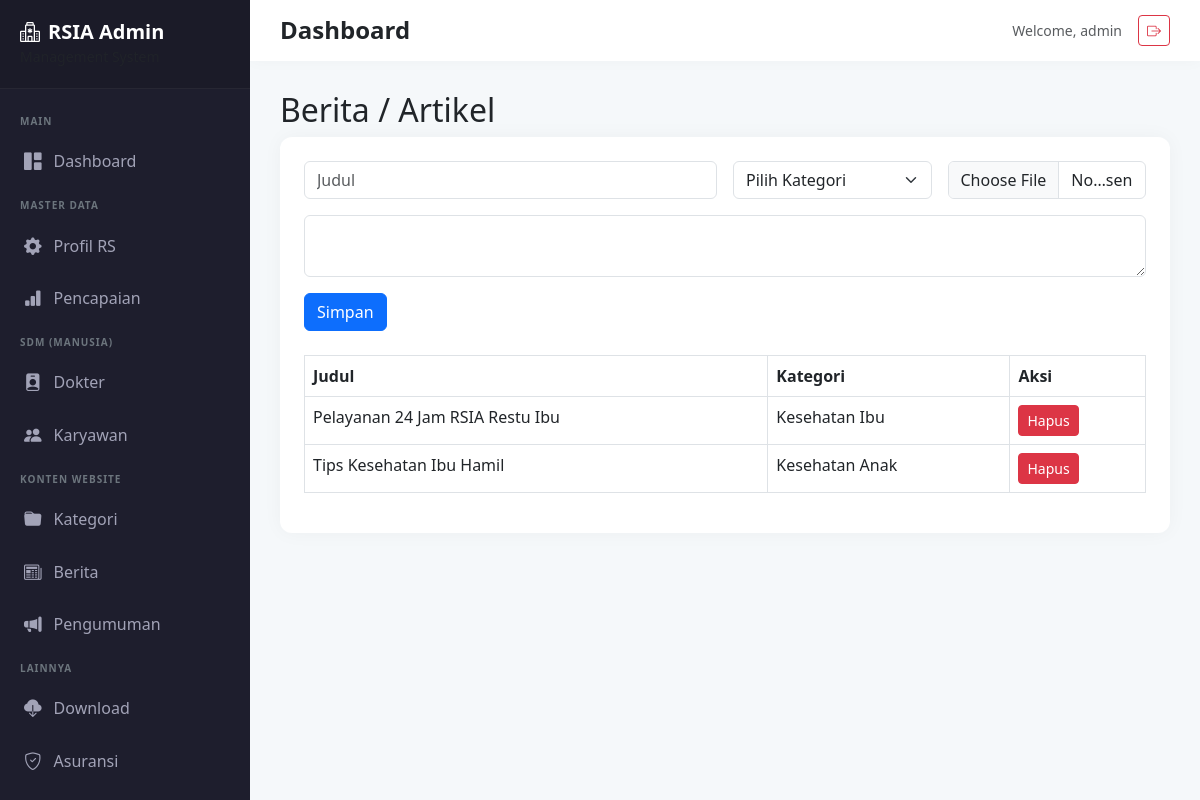
/admin/posts.php (signed in), run on the app's committed database.
### tables this page shows
CREATE TABLE `posts` (
  `id` int(11) NOT NULL,
  `title` varchar(255) NOT NULL,
  `slug` varchar(255) NOT NULL,
  `content` longtext DEFAULT NULL,
  `image` varchar(255) DEFAULT 'img/blog-1.jpg',
  `created_at` timestamp NOT NULL DEFAULT current_timestamp(),
  `category_id` int(11) DEFAULT NULL
);

CREATE TABLE `categories` (
  `id` int(11) NOT NULL,
  `name` varchar(100) NOT NULL,
  `slug` varchar(100) NOT NULL
);

### config/database.php (called while the page is built, shortened)
<?php
class Database {
    private $host = DB_HOST;
    private $dbname = DB_NAME;
    private $user = DB_USER;
    private $pass = DB_PASS;
    private $dbh;
    private $stmt;
    public function __construct() {
        $dsn = 'mysql:host=' . $this->host . ';dbname=' . $this->dbname;
        $options = [
            PDO::ATTR_PERSISTENT => true,
            PDO::ATTR_ERRMODE => PDO::ERRMODE_EXCEPTION
        ];
        try {
            $this->dbh = new PDO($dsn, $this->user, $this->pass, $options);
        } catch(PDOException $e) {
            die("Koneksi gagal: " . $e->getMessage());
        }
    }
    public function query($query) {
        $this->stmt = $this->dbh->prepare($query);
    }
    public function execute() {
        return $this->stmt->execute();
    }
    public function resultSet() {
        $this->execute();
        return $this->stmt->fetchAll(PDO::FETCH_ASSOC);
    }
}
?>

### admin/posts.php (the view, shortened to what this page needs)
<?php
require_once '../config/database.php'; $db = new Database();
 $db->query("SELECT p.*, c.name as cname FROM posts p LEFT JOIN categories c ON p.category_id=c.id ORDER BY p.created_at DESC"); $rows = $db->resultSet();
require_once 'nav_admin.php';
?>
    <h2>Berita / Artikel</h2>
    <div class="card p-4">
        <form method="POST" enctype="multipart/form-data" class="mb-4">
            <div class="row g-3">
                <div class="col-md-6"><input type="text" name="title" id="editTitle" class="form-control" placeholder="Judul" required></div>
                <div class="col-md-3"><select name="category_id" id="editCat" class="form-select" required><option value="">Pilih Kategori</option></select></div>
                <div class="col-md-3"><input type="file" name="image" class="form-control"></div>
                <div class="col-12"><textarea name="content" id="editor" class="form-control"></textarea></div>
                <div class="col-12"><button type="submit" class="btn btn-primary">Simpan</button></div>
            </div>
        </form>
        <table class="table table-bordered">
            <thead><tr><th>Judul</th><th>Kategori</th><th>Aksi</th></tr></thead>
            <tbody>
                <?php foreach($rows as $r): ?>
                <tr>
                    <td><?php echo $r['title']; ?></td>
                    <td><?php echo $r['cname']; ?></td>
                    <td><a href="?delete=<?php echo $r['id']; ?>" class="btn btn-sm btn-danger" onclick="return confirm('Hapus?')">Hapus</a></td>
                </tr>
                <?php endforeach; ?>
            </tbody>
        </table>
    </div>
<?php require_once 'footer_admin.php'; ?>

### admin/nav_admin.php (style rules this page uses)
:root { --sidebar-width: 250px; --primary-color: #4a51f9; --sidebar-bg: #1e1e2d; --sidebar-hover: #2a2a3d; }
body { background-color: #f5f8fa; font-family: 'Segoe UI', Roboto, sans-serif; overflow-x: hidden; }
.card { border: none; border-radius: 12px; box-shadow: 0 0 20px rgba(0,0,0,0.04); margin-bottom: 25px; }

### data on the page
posts: title "Pelayanan 24 Jam RSIA Restu Ibu", category.name "Kesehatan Ibu"
posts: title "Tips Kesehatan Ibu Hamil", category.name "Kesehatan Anak"

### other printed values
$_SESSION['admin_user'] "admin"
